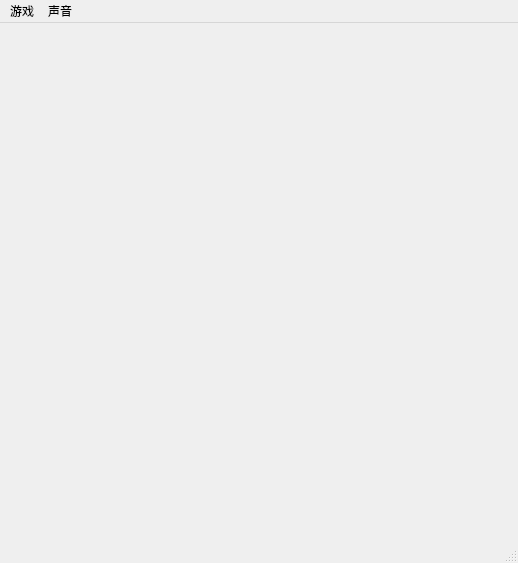
<?xml version="1.0" encoding="UTF-8"?>
<ui version="4.0">
 <class>DraughtsBoard</class>
 <widget class="QMainWindow" name="DraughtsBoard">
  <property name="geometry">
   <rect>
    <x>0</x>
    <y>0</y>
    <width>518</width>
    <height>563</height>
   </rect>
  </property>
  <property name="sizePolicy">
   <sizepolicy hsizetype="Fixed" vsizetype="Fixed">
    <horstretch>0</horstretch>
    <verstretch>0</verstretch>
   </sizepolicy>
  </property>
  <property name="windowTitle">
   <string>MainWindow</string>
  </property>
  <widget class="QWidget" name="centralwidget">
   <layout class="QHBoxLayout" name="horizontalLayout_2">
    <item>
     <widget class="QWidget" name="board" native="true">
      <property name="sizePolicy">
       <sizepolicy hsizetype="Fixed" vsizetype="Fixed">
        <horstretch>0</horstretch>
        <verstretch>0</verstretch>
       </sizepolicy>
      </property>
      <property name="minimumSize">
       <size>
        <width>500</width>
        <height>500</height>
       </size>
      </property>
      <property name="maximumSize">
       <size>
        <width>500</width>
        <height>500</height>
       </size>
      </property>
      <property name="styleSheet">
       <string notr="true">#board {
	background-image: url(:/picture/resources/background.png);
}</string>
      </property>
      <layout class="QHBoxLayout" name="horizontalLayout">
       <property name="spacing">
        <number>0</number>
       </property>
       <property name="leftMargin">
        <number>0</number>
       </property>
       <property name="topMargin">
        <number>0</number>
       </property>
       <property name="rightMargin">
        <number>0</number>
       </property>
       <property name="bottomMargin">
        <number>0</number>
       </property>
       <item>
        <layout class="QGridLayout" name="boardLayout">
         <property name="spacing">
          <number>0</number>
         </property>
        </layout>
       </item>
      </layout>
     </widget>
    </item>
   </layout>
  </widget>
  <widget class="QMenuBar" name="menubar">
   <property name="geometry">
    <rect>
     <x>0</x>
     <y>0</y>
     <width>518</width>
     <height>23</height>
    </rect>
   </property>
   <widget class="QMenu" name="menu">
    <property name="title">
     <string>游戏</string>
    </property>
    <addaction name="draw_request"/>
    <addaction name="giveup"/>
   </widget>
   <widget class="QMenu" name="menu_2">
    <property name="title">
     <string>声音</string>
    </property>
    <addaction name="sound"/>
   </widget>
   <addaction name="menu"/>
   <addaction name="menu_2"/>
  </widget>
  <widget class="QStatusBar" name="statusbar"/>
  <action name="draw_request">
   <property name="text">
    <string>和棋</string>
   </property>
  </action>
  <action name="giveup">
   <property name="text">
    <string>认输</string>
   </property>
  </action>
  <action name="sound">
   <property name="checkable">
    <bool>true</bool>
   </property>
   <property name="text">
    <string>声音|开</string>
   </property>
   <property name="toolTip">
    <string>声音</string>
   </property>
  </action>
 </widget>
 <resources/>
 <connections/>
</ui>
